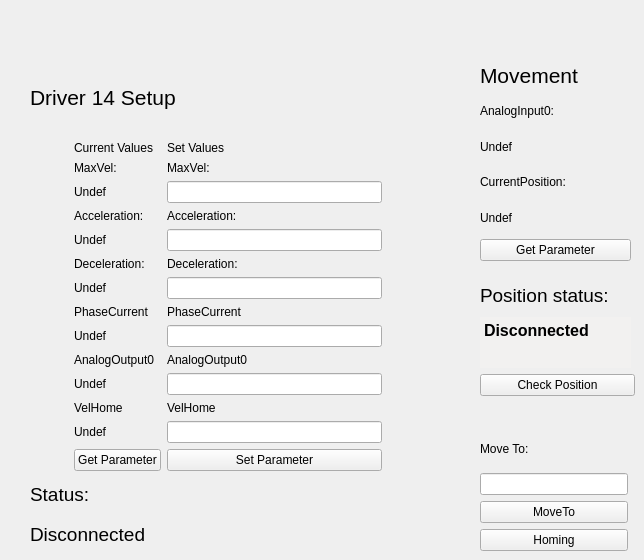
          <widget class="QWidget" name="tab_19">
           <attribute name="title">
            <string>14</string>
           </attribute>
           <attribute name="toolTip">
            <string>Driver 14 Setup and Movimentation</string>
           </attribute>
           <widget class="QWidget" name="layoutWidget_40">
            <property name="geometry">
             <rect>
              <x>480</x>
              <y>430</y>
              <width>148</width>
              <height>121</height>
             </rect>
            </property>
            <layout class="QVBoxLayout" name="verticalLayout_78">
             <item>
              <widget class="QLabel" name="label_334">
               <property name="text">
                <string>Move To:</string>
               </property>
              </widget>
             </item>
             <item>
              <widget class="QLineEdit" name="LineEditMoveToValue_14">
               <property name="toolTip">
                <string>Position to move driver 14</string>
               </property>
              </widget>
             </item>
             <item>
              <widget class="QPushButton" name="MoveTo_14">
               <property name="toolTip">
                <string>Move driver 14 to the position specified above</string>
               </property>
               <property name="text">
                <string>MoveTo</string>
               </property>
              </widget>
             </item>
             <item>
              <widget class="QPushButton" name="Homing_14">
               <property name="toolTip">
                <string>Execute the driver 14 homing procedure</string>
               </property>
               <property name="text">
                <string>Homing</string>
               </property>
              </widget>
             </item>
            </layout>
           </widget>
           <widget class="QWidget" name="layoutWidget_41">
            <property name="geometry">
             <rect>
              <x>480</x>
              <y>60</y>
              <width>151</width>
              <height>201</height>
             </rect>
            </property>
            <layout class="QVBoxLayout" name="verticalLayout_79">
             <item>
              <widget class="QLabel" name="label_335">
               <property name="font">
                <font>
                 <pointsize>16</pointsize>
                </font>
               </property>
               <property name="text">
                <string>Movement</string>
               </property>
              </widget>
             </item>
             <item>
              <widget class="QLabel" name="label_336">
               <property name="text">
                <string>AnalogInput0:</string>
               </property>
              </widget>
             </item>
             <item>
              <widget class="QLabel" name="LabelMovAnalogInput0_14">
               <property name="toolTip">
                <string>Current value of driver 14 AnalogInput(0)</string>
               </property>
               <property name="text">
                <string>Undef</string>
               </property>
              </widget>
             </item>
             <item>
              <widget class="QLabel" name="label_337">
               <property name="text">
                <string>CurrentPosition:</string>
               </property>
              </widget>
             </item>
             <item>
              <widget class="QLabel" name="LabelMovCurrentPosition_14">
               <property name="toolTip">
                <string>Current value of driver 14 CurrentPosition</string>
               </property>
               <property name="text">
                <string>Undef</string>
               </property>
              </widget>
             </item>
             <item>
              <widget class="QPushButton" name="GetParameterMov_14">
               <property name="toolTip">
                <string>Get position parameters of driver 14</string>
               </property>
               <property name="text">
                <string>Get Parameter</string>
               </property>
              </widget>
             </item>
            </layout>
           </widget>
           <widget class="QWidget" name="layoutWidget_39">
            <property name="geometry">
             <rect>
              <x>30</x>
              <y>60</y>
              <width>352</width>
              <height>491</height>
             </rect>
            </property>
            <layout class="QGridLayout" name="gridLayout_47">
             <item row="0" column="0" colspan="3">
              <widget class="QLabel" name="label_251">
               <property name="font">
                <font>
                 <pointsize>16</pointsize>
                </font>
               </property>
               <property name="text">
                <string>Driver 14 Setup</string>
               </property>
              </widget>
             </item>
             <item row="1" column="0">
              <layout class="QVBoxLayout" name="verticalLayout_31">
               <item>
                <widget class="QLabel" name="Images_14">
                 <property name="minimumSize">
                  <size>
                   <width>0</width>
                   <height>100</height>
                  </size>
                 </property>
                 <property name="maximumSize">
                  <size>
                   <width>200</width>
                   <height>150</height>
                  </size>
                 </property>
                 <property name="text">
                  <string/>
                 </property>
                 <property name="pixmap">
                  <pixmap resource="file.qrc">:/Driver.jpg</pixmap>
                 </property>
                 <property name="scaledContents">
                  <bool>true</bool>
                 </property>
                </widget>
               </item>
               <item>
                <widget class="QLabel" name="label_256">
                 <property name="text">
                  <string/>
                 </property>
                </widget>
               </item>
              </layout>
             </item>
             <item row="1" column="1">
              <widget class="QLabel" name="label_380">
               <property name="minimumSize">
                <size>
                 <width>25</width>
                 <height>0</height>
                </size>
               </property>
               <property name="text">
                <string/>
               </property>
              </widget>
             </item>
             <item row="1" column="2">
              <layout class="QGridLayout" name="gridLayout_30">
               <item row="0" column="0">
                <widget class="QLabel" name="label_257">
                 <property name="text">
                  <string>Current Values</string>
                 </property>
                </widget>
               </item>
               <item row="0" column="1">
                <widget class="QLabel" name="label_262">
                 <property name="text">
                  <string>Set Values</string>
                 </property>
                </widget>
               </item>
               <item row="1" column="0">
                <widget class="QLabel" name="label_263">
                 <property name="text">
                  <string>MaxVel:</string>
                 </property>
                </widget>
               </item>
               <item row="1" column="1">
                <widget class="QLabel" name="label_268">
                 <property name="text">
                  <string>MaxVel:</string>
                 </property>
                </widget>
               </item>
               <item row="2" column="0">
                <widget class="QLabel" name="LabelMaxVelSetup_14">
                 <property name="toolTip">
                  <string>Current value of driver 14 MaxVel</string>
                 </property>
                 <property name="text">
                  <string>Undef</string>
                 </property>
                </widget>
               </item>
               <item row="2" column="1">
                <widget class="QLineEdit" name="LineEditMaxVelSetup_14">
                 <property name="toolTip">
                  <string>&lt;html&gt;&lt;head/&gt;&lt;body&gt;&lt;p&gt;MaxVel of driver 14 to set&lt;/p&gt;&lt;/body&gt;&lt;/html&gt;</string>
                 </property>
                </widget>
               </item>
               <item row="3" column="0">
                <widget class="QLabel" name="label_269">
                 <property name="text">
                  <string>Acceleration:</string>
                 </property>
                </widget>
               </item>
               <item row="3" column="1">
                <widget class="QLabel" name="label_279">
                 <property name="text">
                  <string>Acceleration:</string>
                 </property>
                </widget>
               </item>
               <item row="4" column="0">
                <widget class="QLabel" name="LabelAccelerationSetup_14">
                 <property name="toolTip">
                  <string>Current value of driver 14 Acceleration</string>
                 </property>
                 <property name="text">
                  <string>Undef</string>
                 </property>
                </widget>
               </item>
               <item row="4" column="1">
                <widget class="QLineEdit" name="LineEditAccelerationSetup_14">
                 <property name="toolTip">
                  <string>&lt;html&gt;&lt;head/&gt;&lt;body&gt;&lt;p&gt;Acceleration of driver 14 to set&lt;/p&gt;&lt;/body&gt;&lt;/html&gt;</string>
                 </property>
                </widget>
               </item>
               <item row="5" column="0">
                <widget class="QLabel" name="label_280">
                 <property name="text">
                  <string>Deceleration:</string>
                 </property>
                </widget>
               </item>
               <item row="5" column="1">
                <widget class="QLabel" name="label_281">
                 <property name="text">
                  <string>Deceleration:</string>
                 </property>
                </widget>
               </item>
               <item row="6" column="0">
                <widget class="QLabel" name="LabelDecelerationSetup_14">
                 <property name="toolTip">
                  <string>Current value of driver 14 Deceleration</string>
                 </property>
                 <property name="text">
                  <string>Undef</string>
                 </property>
                </widget>
               </item>
               <item row="6" column="1">
                <widget class="QLineEdit" name="LineEditDecelerationSetup_14">
                 <property name="toolTip">
                  <string>&lt;html&gt;&lt;head/&gt;&lt;body&gt;&lt;p&gt;Deceleration of driver 14 to set&lt;/p&gt;&lt;/body&gt;&lt;/html&gt;</string>
                 </property>
                </widget>
               </item>
               <item row="7" column="0">
                <widget class="QLabel" name="label_282">
                 <property name="text">
                  <string>PhaseCurrent</string>
                 </property>
                </widget>
               </item>
               <item row="7" column="1">
                <widget class="QLabel" name="label_283">
                 <property name="text">
                  <string>PhaseCurrent</string>
                 </property>
                </widget>
               </item>
               <item row="8" column="0">
                <widget class="QLabel" name="LabelPhaseCurrentSetup_14">
                 <property name="toolTip">
                  <string>Current value of driver 14 PhaseCurrent</string>
                 </property>
                 <property name="text">
                  <string>Undef</string>
                 </property>
                </widget>
               </item>
               <item row="8" column="1">
                <widget class="QLineEdit" name="LineEditPhaseCurrentSetup_14">
                 <property name="toolTip">
                  <string>&lt;html&gt;&lt;head/&gt;&lt;body&gt;&lt;p&gt; PhaseCurrent of driver 14 to set&lt;/p&gt;&lt;/body&gt;&lt;/html&gt;</string>
                 </property>
                </widget>
               </item>
               <item row="9" column="0">
                <widget class="QLabel" name="label_284">
                 <property name="text">
                  <string>AnalogOutput0</string>
                 </property>
                </widget>
               </item>
               <item row="9" column="1">
                <widget class="QLabel" name="label_285">
                 <property name="text">
                  <string>AnalogOutput0</string>
                 </property>
                </widget>
               </item>
               <item row="10" column="0">
                <widget class="QLabel" name="LabelAnalogOutputSetup_14">
                 <property name="toolTip">
                  <string>Current value of driver 14 AnalogOutput(0)</string>
                 </property>
                 <property name="text">
                  <string>Undef</string>
                 </property>
                </widget>
               </item>
               <item row="10" column="1">
                <widget class="QLineEdit" name="LineEditAnalogOutputSetup_14">
                 <property name="toolTip">
                  <string>&lt;html&gt;&lt;head/&gt;&lt;body&gt;&lt;p&gt; AnalogOutput(0) of driver 14 to set&lt;/p&gt;&lt;/body&gt;&lt;/html&gt;</string>
                 </property>
                </widget>
               </item>
               <item row="11" column="0">
                <widget class="QLabel" name="label_381">
                 <property name="text">
                  <string>VelHome</string>
                 </property>
                </widget>
               </item>
               <item row="11" column="1">
                <widget class="QLabel" name="label_382">
                 <property name="text">
                  <string>VelHome</string>
                 </property>
                </widget>
               </item>
               <item row="12" column="0">
                <widget class="QLabel" name="LabelVelHomeSetup_14">
                 <property name="toolTip">
                  <string>Current value of driver 14 VelHome</string>
                 </property>
                 <property name="text">
                  <string>Undef</string>
                 </property>
                </widget>
               </item>
               <item row="12" column="1">
                <widget class="QLineEdit" name="LineEditVelHomeSetup_14">
                 <property name="toolTip">
                  <string>&lt;html&gt;&lt;head/&gt;&lt;body&gt;&lt;p&gt; VelHome of driver 14 to set&lt;/p&gt;&lt;/body&gt;&lt;/html&gt;</string>
                 </property>
                </widget>
               </item>
               <item row="13" column="0">
                <widget class="QPushButton" name="GetParameterDriver_14">
                 <property name="toolTip">
                  <string>&lt;html&gt;&lt;head/&gt;&lt;body&gt;&lt;p&gt;Get the current parameter of the driver 14&lt;/p&gt;&lt;/body&gt;&lt;/html&gt;</string>
                 </property>
                 <property name="text">
                  <string>Get Parameter</string>
                 </property>
                </widget>
               </item>
               <item row="13" column="1">
                <widget class="QPushButton" name="SetParameterDriver_14">
                 <property name="toolTip">
                  <string>&lt;html&gt;&lt;head/&gt;&lt;body&gt;&lt;p&gt;Set parameter of driver 14. Nota bene: in order to accomplished the command you have to set all the fields above.&lt;/p&gt;&lt;/body&gt;&lt;/html&gt;</string>
                 </property>
                 <property name="text">
                  <string>Set Parameter</string>
                 </property>
                </widget>
               </item>
              </layout>
             </item>
             <item row="2" column="0" colspan="3">
              <layout class="QVBoxLayout" name="verticalLayout_32">
               <item>
                <widget class="QLabel" name="label_286">
                 <property name="font">
                  <font>
                   <pointsize>14</pointsize>
                  </font>
                 </property>
                 <property name="text">
                  <string>Status:</string>
                 </property>
                </widget>
               </item>
               <item>
                <widget class="QLabel" name="LabelStatusDriver14">
                 <property name="font">
                  <font>
                   <pointsize>14</pointsize>
                  </font>
                 </property>
                 <property name="toolTip">
                  <string>Driver 14 Status</string>
                 </property>
                 <property name="text">
                  <string>Disconnected</string>
                 </property>
                </widget>
               </item>
              </layout>
             </item>
            </layout>
           </widget>
           <widget class="QWidget" name="layoutWidget_54">
            <property name="geometry">
             <rect>
              <x>480</x>
              <y>280</y>
              <width>155</width>
              <height>116</height>
             </rect>
            </property>
            <layout class="QVBoxLayout" name="verticalLayout_91">
             <item>
              <layout class="QVBoxLayout" name="verticalLayout_48">
               <item>
                <widget class="QLabel" name="label_323">
                 <property name="font">
                  <font>
                   <pointsize>14</pointsize>
                  </font>
                 </property>
                 <property name="text">
                  <string>Position status:</string>
                 </property>
                </widget>
               </item>
               <item>
                <widget class="QTextEdit" name="LabelPositionStatus_14">
                 <property name="maximumSize">
                  <size>
                   <width>151</width>
                   <height>51</height>
                  </size>
                 </property>
                 <property name="palette">
                  <palette>
                   <active>
                    <colorrole role="Base">
                     <brush brushstyle="SolidPattern">
                      <color alpha="255">
                       <red>242</red>
                       <green>241</green>
                       <blue>240</blue>
                      </color>
                     </brush>
                    </colorrole>
                   </active>
                   <inactive>
                    <colorrole role="Base">
                     <brush brushstyle="SolidPattern">
                      <color alpha="255">
                       <red>242</red>
                       <green>241</green>
                       <blue>240</blue>
                      </color>
                     </brush>
                    </colorrole>
                   </inactive>
                   <disabled>
                    <colorrole role="Base">
                     <brush brushstyle="SolidPattern">
                      <color alpha="255">
                       <red>255</red>
                       <green>255</green>
                       <blue>255</blue>
                      </color>
                     </brush>
                    </colorrole>
                   </disabled>
                  </palette>
                 </property>
                 <property name="font">
                  <font>
                   <pointsize>12</pointsize>
                   <weight>75</weight>
                   <bold>true</bold>
                  </font>
                 </property>
                 <property name="toolTip">
                  <string>&lt;html&gt;&lt;head/&gt;&lt;body&gt;&lt;p&gt;&lt;span style=&quot; font-size:11pt; font-weight:400;&quot;&gt;Here is printed the correspondence between the estimated position and the CurrentPosition of the driver 14.&lt;/span&gt;&lt;/p&gt;&lt;/body&gt;&lt;/html&gt;</string>
                 </property>
                 <property name="frameShape">
                  <enum>QFrame::NoFrame</enum>
                 </property>
                 <property name="html">
                  <string>&lt;!DOCTYPE HTML PUBLIC &quot;-//W3C//DTD HTML 4.0//EN&quot; &quot;http://www.w3.org/TR/REC-html40/strict.dtd&quot;&gt;
&lt;html&gt;&lt;head&gt;&lt;meta name=&quot;qrichtext&quot; content=&quot;1&quot; /&gt;&lt;style type=&quot;text/css&quot;&gt;
p, li { white-space: pre-wrap; }
&lt;/style&gt;&lt;/head&gt;&lt;body style=&quot; font-family:'Ubuntu'; font-size:12pt; font-weight:600; font-style:normal;&quot;&gt;
&lt;p style=&quot; margin-top:0px; margin-bottom:0px; margin-left:0px; margin-right:0px; -qt-block-indent:0; text-indent:0px;&quot;&gt;Disconnected&lt;/p&gt;&lt;/body&gt;&lt;/html&gt;</string>
                 </property>
                 <property name="textInteractionFlags">
                  <set>Qt::TextSelectableByMouse</set>
                 </property>
                </widget>
               </item>
              </layout>
             </item>
             <item>
              <widget class="QPushButton" name="CheckPositionButton_14">
               <property name="toolTip">
                <string>&lt;html&gt;&lt;head/&gt;&lt;body&gt;&lt;p&gt;Verify the correspondence between the estimated position and the current position of the driver 14.&lt;/p&gt;&lt;/body&gt;&lt;/html&gt;</string>
               </property>
               <property name="text">
                <string>Check Position</string>
               </property>
              </widget>
             </item>
            </layout>
           </widget>
          </widget>
